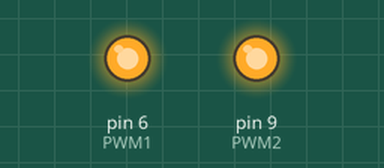
The sketch below on a simulated Arduino Uno, built with avr-gcc and run on an emulated ATmega328P. Parts: output pins drawn as LEDs (lit = HIGH).

Above: at 0.1 s.
Timing chart, 0 to 1.6 s (numbered marks = the images above):
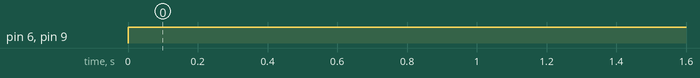

The sketch:

commande_Moteur.ino
```cpp
#define PWM1 6
#define PWM2 9

float uc;
int pwm1;
int pwm2;


void setup() {
   pinMode(PWM1, OUTPUT);
   pinMode(PWM2, OUTPUT);

}

void loop() {
  uc = 0;
  if (uc>0){
    pwm1 = 255;
    pwm2 = 255 - uc;
  } else {
    pwm1 = 255+uc ;
    pwm2 = 255 ;
  }
  digitalWrite(PWM1,pwm1);
  digitalWrite(PWM2,pwm2);

}
```

Measured:
- by itself, pin 6 (PWM1), pin 9 (PWM2): LOW → HIGH at 0.00 s
